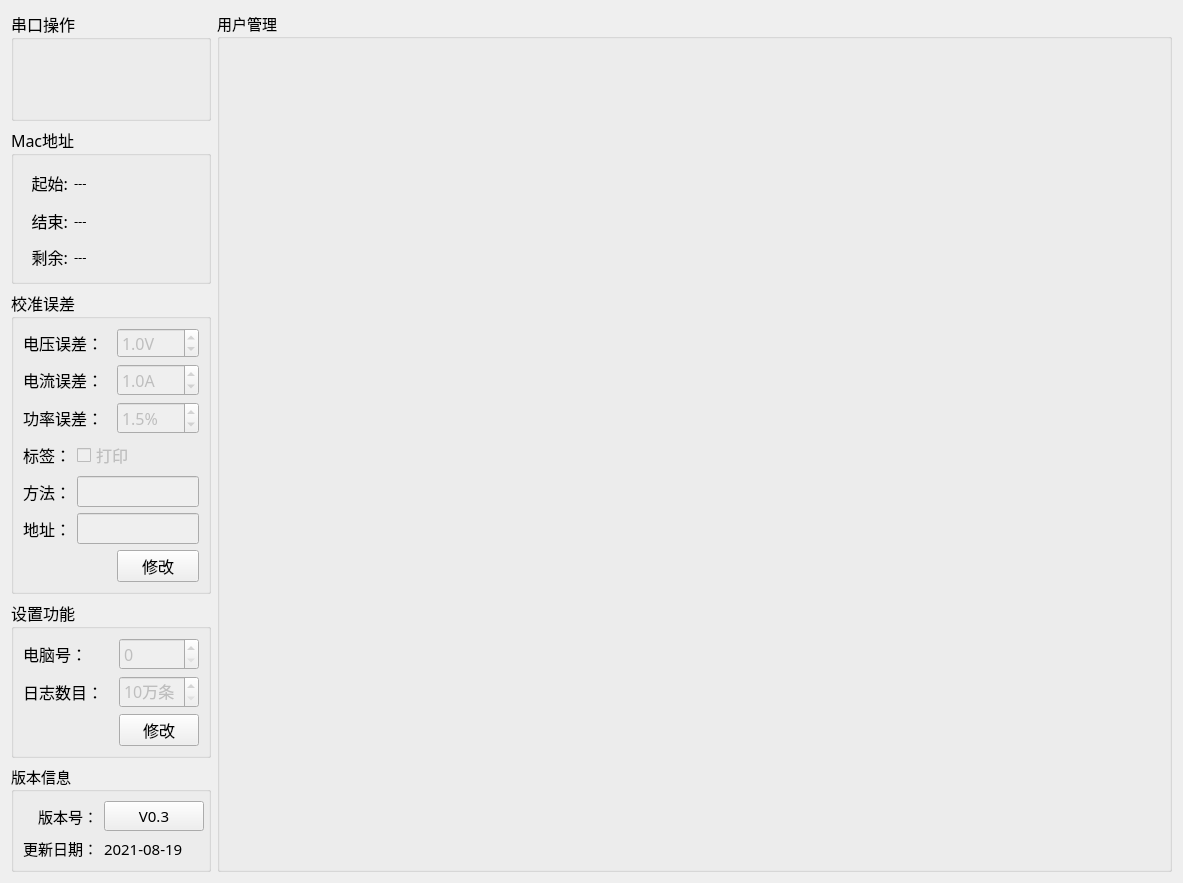
<?xml version="1.0" encoding="UTF-8"?>
<ui version="4.0">
 <class>Setup_MainWid</class>
 <widget class="QWidget" name="Setup_MainWid">
  <property name="geometry">
   <rect>
    <x>0</x>
    <y>0</y>
    <width>1183</width>
    <height>869</height>
   </rect>
  </property>
  <property name="font">
   <font>
    <family>微软雅黑</family>
    <pointsize>11</pointsize>
   </font>
  </property>
  <property name="windowTitle">
   <string>Form</string>
  </property>
  <layout class="QGridLayout" name="gridLayout_7">
   <item row="0" column="0">
    <widget class="QGroupBox" name="groupBox_3">
     <property name="minimumSize">
      <size>
       <width>0</width>
       <height>110</height>
      </size>
     </property>
     <property name="maximumSize">
      <size>
       <width>200</width>
       <height>300</height>
      </size>
     </property>
     <property name="font">
      <font>
       <family>微软雅黑</family>
       <pointsize>12</pointsize>
      </font>
     </property>
     <property name="title">
      <string>串口操作</string>
     </property>
     <layout class="QGridLayout" name="gridLayout">
      <item row="1" column="0">
       <widget class="QWidget" name="sourceWid" native="true">
        <property name="minimumSize">
         <size>
          <width>0</width>
          <height>70</height>
         </size>
        </property>
       </widget>
      </item>
      <item row="2" column="0">
       <widget class="QWidget" name="comWid" native="true">
        <property name="minimumSize">
         <size>
          <width>0</width>
          <height>70</height>
         </size>
        </property>
       </widget>
      </item>
     </layout>
    </widget>
   </item>
   <item row="1" column="0">
    <widget class="QGroupBox" name="groupBox_4">
     <property name="maximumSize">
      <size>
       <width>200</width>
       <height>300</height>
      </size>
     </property>
     <property name="font">
      <font>
       <family>微软雅黑</family>
       <pointsize>12</pointsize>
      </font>
     </property>
     <property name="title">
      <string>Mac地址</string>
     </property>
     <layout class="QGridLayout" name="gridLayout_3">
      <item row="0" column="0">
       <widget class="QLabel" name="label_11">
        <property name="minimumSize">
         <size>
          <width>0</width>
          <height>35</height>
         </size>
        </property>
        <property name="maximumSize">
         <size>
          <width>45</width>
          <height>16777215</height>
         </size>
        </property>
        <property name="text">
         <string>起始:</string>
        </property>
        <property name="alignment">
         <set>Qt::AlignRight|Qt::AlignTrailing|Qt::AlignVCenter</set>
        </property>
       </widget>
      </item>
      <item row="0" column="1">
       <widget class="QLabel" name="startMacLab">
        <property name="font">
         <font>
          <family>宋体</family>
          <pointsize>10</pointsize>
         </font>
        </property>
        <property name="text">
         <string>---</string>
        </property>
       </widget>
      </item>
      <item row="1" column="0">
       <widget class="QLabel" name="label_12">
        <property name="minimumSize">
         <size>
          <width>0</width>
          <height>30</height>
         </size>
        </property>
        <property name="maximumSize">
         <size>
          <width>45</width>
          <height>16777215</height>
         </size>
        </property>
        <property name="text">
         <string>结束:</string>
        </property>
        <property name="alignment">
         <set>Qt::AlignRight|Qt::AlignTrailing|Qt::AlignVCenter</set>
        </property>
       </widget>
      </item>
      <item row="1" column="1">
       <widget class="QLabel" name="endMacLab">
        <property name="font">
         <font>
          <family>宋体</family>
          <pointsize>10</pointsize>
         </font>
        </property>
        <property name="text">
         <string>---</string>
        </property>
       </widget>
      </item>
      <item row="2" column="0">
       <widget class="QLabel" name="label_13">
        <property name="minimumSize">
         <size>
          <width>0</width>
          <height>30</height>
         </size>
        </property>
        <property name="maximumSize">
         <size>
          <width>45</width>
          <height>16777215</height>
         </size>
        </property>
        <property name="text">
         <string>剩余:</string>
        </property>
        <property name="alignment">
         <set>Qt::AlignRight|Qt::AlignTrailing|Qt::AlignVCenter</set>
        </property>
       </widget>
      </item>
      <item row="2" column="1">
       <widget class="QLabel" name="cntMacLab">
        <property name="font">
         <font>
          <family>宋体</family>
          <pointsize>10</pointsize>
         </font>
        </property>
        <property name="text">
         <string>---</string>
        </property>
       </widget>
      </item>
     </layout>
    </widget>
   </item>
   <item row="2" column="0">
    <widget class="QGroupBox" name="groupBox_6">
     <property name="maximumSize">
      <size>
       <width>200</width>
       <height>16777215</height>
      </size>
     </property>
     <property name="font">
      <font>
       <family>微软雅黑</family>
       <pointsize>12</pointsize>
      </font>
     </property>
     <property name="title">
      <string>校准误差</string>
     </property>
     <layout class="QGridLayout" name="gridLayout_6">
      <item row="0" column="0" colspan="2">
       <widget class="QLabel" name="label_4">
        <property name="maximumSize">
         <size>
          <width>16777215</width>
          <height>45</height>
         </size>
        </property>
        <property name="text">
         <string>电压误差：</string>
        </property>
       </widget>
      </item>
      <item row="0" column="2">
       <widget class="QDoubleSpinBox" name="volErrBox">
        <property name="enabled">
         <bool>false</bool>
        </property>
        <property name="minimumSize">
         <size>
          <width>0</width>
          <height>30</height>
         </size>
        </property>
        <property name="suffix">
         <string>V</string>
        </property>
        <property name="decimals">
         <number>1</number>
        </property>
        <property name="maximum">
         <double>5.000000000000000</double>
        </property>
        <property name="value">
         <double>1.000000000000000</double>
        </property>
       </widget>
      </item>
      <item row="1" column="0" colspan="2">
       <widget class="QLabel" name="label_2">
        <property name="maximumSize">
         <size>
          <width>16777215</width>
          <height>45</height>
         </size>
        </property>
        <property name="text">
         <string>电流误差：</string>
        </property>
       </widget>
      </item>
      <item row="1" column="2">
       <widget class="QDoubleSpinBox" name="curErrBox">
        <property name="enabled">
         <bool>false</bool>
        </property>
        <property name="suffix">
         <string>A</string>
        </property>
        <property name="decimals">
         <number>1</number>
        </property>
        <property name="maximum">
         <double>5.000000000000000</double>
        </property>
        <property name="singleStep">
         <double>0.100000000000000</double>
        </property>
        <property name="value">
         <double>1.000000000000000</double>
        </property>
       </widget>
      </item>
      <item row="2" column="0" colspan="2">
       <widget class="QLabel" name="label_5">
        <property name="maximumSize">
         <size>
          <width>16777215</width>
          <height>45</height>
         </size>
        </property>
        <property name="text">
         <string>功率误差：</string>
        </property>
       </widget>
      </item>
      <item row="2" column="2">
       <widget class="QDoubleSpinBox" name="powErrBox">
        <property name="enabled">
         <bool>false</bool>
        </property>
        <property name="suffix">
         <string>%</string>
        </property>
        <property name="decimals">
         <number>1</number>
        </property>
        <property name="singleStep">
         <double>0.100000000000000</double>
        </property>
        <property name="value">
         <double>1.500000000000000</double>
        </property>
       </widget>
      </item>
      <item row="3" column="0">
       <widget class="QLabel" name="label_8">
        <property name="text">
         <string>标签：</string>
        </property>
       </widget>
      </item>
      <item row="3" column="1" colspan="2">
       <widget class="QCheckBox" name="LabelPrint">
        <property name="enabled">
         <bool>false</bool>
        </property>
        <property name="text">
         <string>打印</string>
        </property>
       </widget>
      </item>
      <item row="4" column="0">
       <widget class="QLabel" name="label_6">
        <property name="text">
         <string>方法：</string>
        </property>
       </widget>
      </item>
      <item row="4" column="1" colspan="2">
       <widget class="QLineEdit" name="Meta">
        <property name="enabled">
         <bool>false</bool>
        </property>
       </widget>
      </item>
      <item row="5" column="0">
       <widget class="QLabel" name="label_7">
        <property name="text">
         <string>地址：</string>
        </property>
       </widget>
      </item>
      <item row="5" column="1" colspan="2">
       <widget class="QLineEdit" name="IpLine">
        <property name="enabled">
         <bool>false</bool>
        </property>
       </widget>
      </item>
      <item row="6" column="0" colspan="2">
       <spacer name="horizontalSpacer">
        <property name="orientation">
         <enum>Qt::Horizontal</enum>
        </property>
        <property name="sizeHint" stdset="0">
         <size>
          <width>96</width>
          <height>20</height>
         </size>
        </property>
       </spacer>
      </item>
      <item row="6" column="2">
       <widget class="QPushButton" name="saveBtn">
        <property name="text">
         <string>修改</string>
        </property>
       </widget>
      </item>
     </layout>
    </widget>
   </item>
   <item row="3" column="0">
    <widget class="QGroupBox" name="groupBox_2">
     <property name="minimumSize">
      <size>
       <width>0</width>
       <height>0</height>
      </size>
     </property>
     <property name="maximumSize">
      <size>
       <width>200</width>
       <height>16777215</height>
      </size>
     </property>
     <property name="font">
      <font>
       <family>微软雅黑</family>
       <pointsize>12</pointsize>
      </font>
     </property>
     <property name="title">
      <string>设置功能</string>
     </property>
     <layout class="QGridLayout" name="gridLayout_5">
      <item row="0" column="0">
       <widget class="QLabel" name="label_16">
        <property name="text">
         <string>电脑号：</string>
        </property>
        <property name="alignment">
         <set>Qt::AlignLeading|Qt::AlignLeft|Qt::AlignVCenter</set>
        </property>
       </widget>
      </item>
      <item row="0" column="1">
       <widget class="QSpinBox" name="pcNumSpin">
        <property name="enabled">
         <bool>false</bool>
        </property>
        <property name="styleSheet">
         <string notr="true"/>
        </property>
        <property name="maximum">
         <number>9</number>
        </property>
       </widget>
      </item>
      <item row="1" column="0">
       <widget class="QLabel" name="label_15">
        <property name="text">
         <string>日志数目：</string>
        </property>
        <property name="alignment">
         <set>Qt::AlignLeading|Qt::AlignLeft|Qt::AlignVCenter</set>
        </property>
       </widget>
      </item>
      <item row="1" column="1">
       <widget class="QSpinBox" name="logCountSpin">
        <property name="enabled">
         <bool>false</bool>
        </property>
        <property name="suffix">
         <string>万条</string>
        </property>
        <property name="minimum">
         <number>10</number>
        </property>
       </widget>
      </item>
      <item row="2" column="0">
       <spacer name="horizontalSpacer_2">
        <property name="orientation">
         <enum>Qt::Horizontal</enum>
        </property>
        <property name="sizeHint" stdset="0">
         <size>
          <width>92</width>
          <height>20</height>
         </size>
        </property>
       </spacer>
      </item>
      <item row="2" column="1">
       <widget class="QPushButton" name="pcBtn">
        <property name="text">
         <string>修改</string>
        </property>
       </widget>
      </item>
     </layout>
    </widget>
   </item>
   <item row="4" column="0">
    <widget class="QGroupBox" name="groupBox">
     <property name="maximumSize">
      <size>
       <width>200</width>
       <height>120</height>
      </size>
     </property>
     <property name="title">
      <string>版本信息</string>
     </property>
     <layout class="QGridLayout" name="gridLayout_2">
      <item row="1" column="2">
       <widget class="QLabel" name="label_date">
        <property name="text">
         <string>2021-08-19</string>
        </property>
       </widget>
      </item>
      <item row="0" column="0">
       <widget class="QLabel" name="label">
        <property name="text">
         <string>版本号：</string>
        </property>
        <property name="alignment">
         <set>Qt::AlignRight|Qt::AlignTrailing|Qt::AlignVCenter</set>
        </property>
       </widget>
      </item>
      <item row="1" column="0">
       <widget class="QLabel" name="label_3">
        <property name="text">
         <string>更新日期：</string>
        </property>
        <property name="alignment">
         <set>Qt::AlignRight|Qt::AlignTrailing|Qt::AlignVCenter</set>
        </property>
       </widget>
      </item>
      <item row="0" column="2">
       <widget class="QPushButton" name="verBtn">
        <property name="minimumSize">
         <size>
          <width>100</width>
          <height>30</height>
         </size>
        </property>
        <property name="text">
         <string>V0.3</string>
        </property>
       </widget>
      </item>
     </layout>
    </widget>
   </item>
   <item row="0" column="1" rowspan="5">
    <widget class="QGroupBox" name="groupBox_5">
     <property name="title">
      <string>用户管理</string>
     </property>
     <layout class="QGridLayout" name="gridLayout_4">
      <item row="0" column="0">
       <widget class="QStackedWidget" name="stackedWid"/>
      </item>
     </layout>
    </widget>
   </item>
  </layout>
 </widget>
 <resources/>
 <connections/>
</ui>
